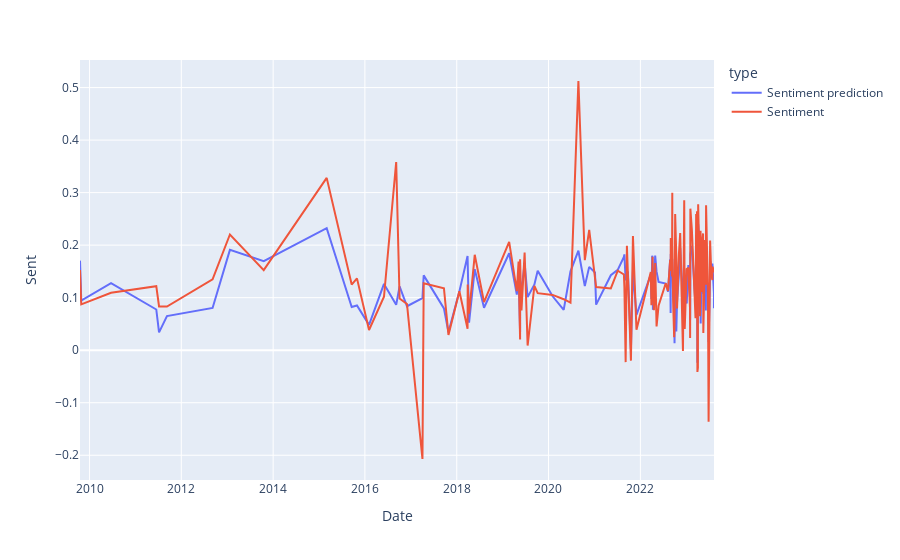
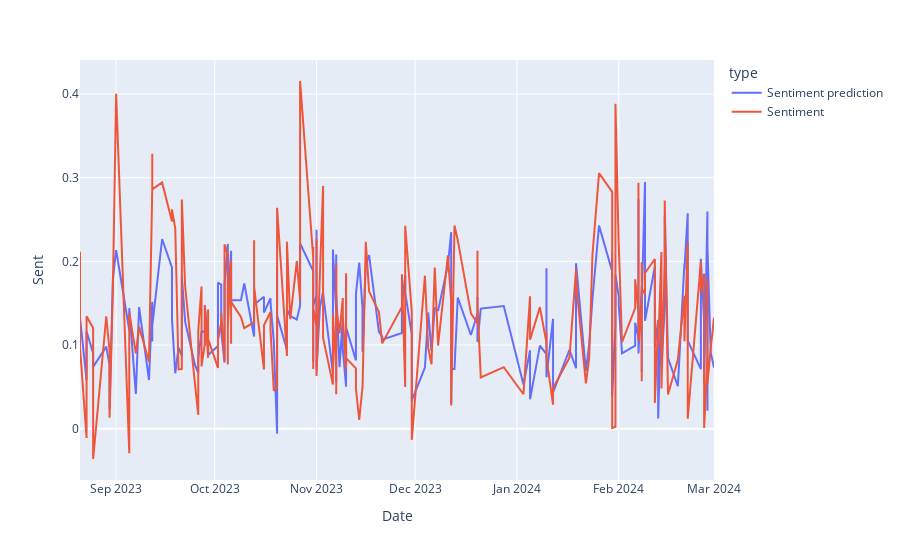
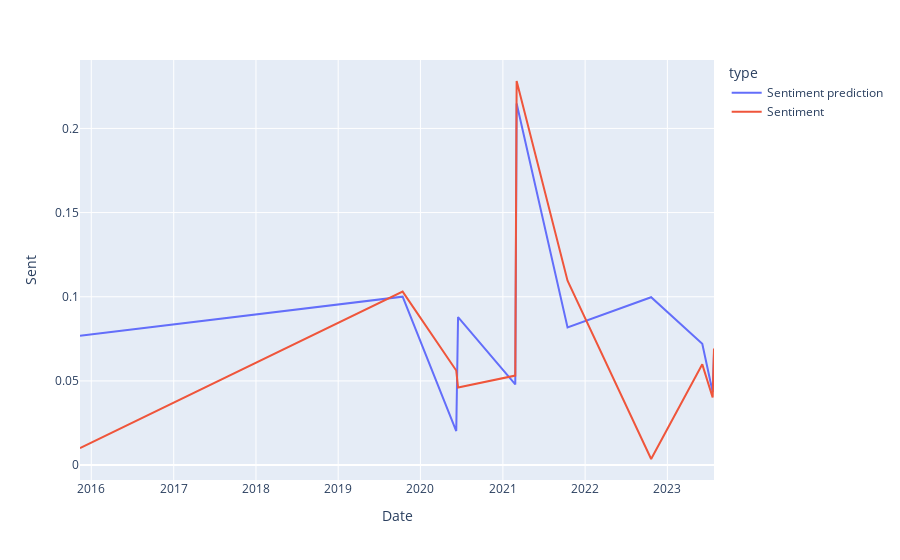
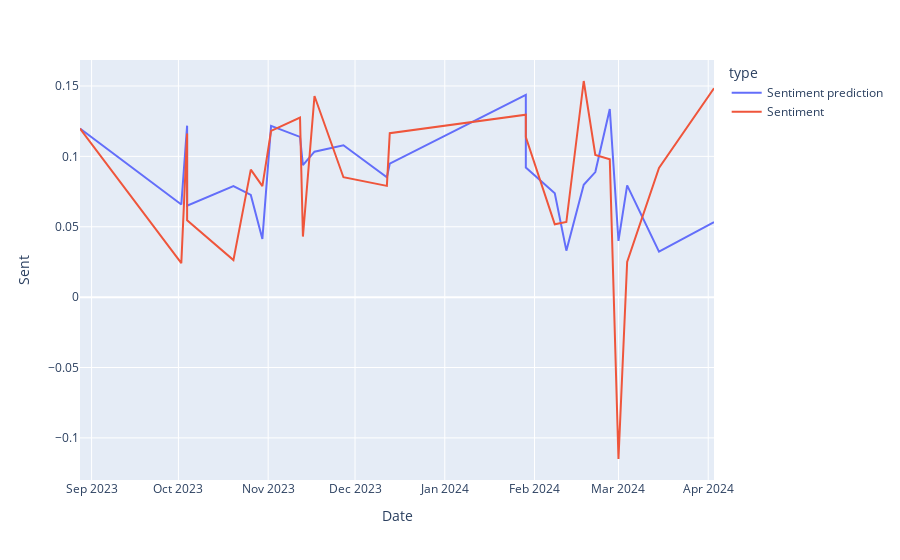

Notebook code for these charts, in order:
### Code cell
#print(pred_eval)
#print(pred_eval.columns)
for i in publisher_map:
    #if publisher_map.get(i) not in pred_eval["Publisher_Id"]:
    #    print("There are no articles from", i,"in the testing set")
    #    continue
    print("######## Publisher:", i,"###########\n")
    publish_eval = pd.DataFrame(columns=['year', 'month','day', 'neg', 'neu', 'pos', 'compound', 'Subjectivity', 'Topic_Prob', 'Publisher_Id', "Sentiment prediction", "Date", "Sentiment", "Article"])
    index = 0
    for index, row in pred_eval.iterrows():
        #print(row["Publisher_Id"])
        if row['Publisher_Id'] == publisher_map.get(i):
            publish_eval.loc[index] = row
            index += 1



    if not publish_eval.empty:
        print(len(publish_eval), "Articles in Topic", inp, "for publisher", i, "in testing set.")
        print("TESTING SCORES FOR PUBLISHER:", i)
        mae = mean_absolute_error(publish_eval["Sentiment"], publish_eval['Sentiment prediction'])
        #print('Mean Absolute Error:', mae)
        
        mse = mean_squared_error(publish_eval["Sentiment"], publish_eval['Sentiment prediction'])
        #print('Mean Squared Error:', mse)
        rmse = root_mean_squared_error(publish_eval["Sentiment"], publish_eval['Sentiment prediction'])
        #print('Root Mean Squared Error:', rmse)
        
        r2 = r2_score(publish_eval["Sentiment"], publish_eval["Sentiment prediction"])
        #print('R2 Score:', r2)
        # Plotting
        fig, ax = plt.subplots()
        
        # Data for plotting
        metrics = ['MAE', 'MSE', 'R2 Score']
        values = [mae, mse, r2]
        
        # Plot histogram
        bars = ax.bar(metrics, values, color=['blue', 'green', 'red'])
        
        # Add values on top of bars
        for bar in bars:
            yval = bar.get_height()
            ax.text(bar.get_x() + bar.get_width()/2, yval, round(yval, 4), va='bottom')
        
        # Add title and labels
        ax.set_title('Validation Metrics Comparison')
        ax.set_ylabel('Value')
        ax.set_ylim(0, 1)
        # Show plot
        plt.show()
        print("MAE: MEAN ABSOLUTE ERROR\nMSE: MEAN SQUARED ERROR\nR2 SCORE: COEFFICIENT OF DETERMINATION")
                
        print("\nFeature Vector with all Features\n\nPrediction of the Testing Set")
        pred_vis = publish_eval.melt(id_vars = ["Date"], value_vars = ["Sentiment prediction", "Sentiment"],var_name = "type", value_name = "Sent")
        
        fig = px.line(pred_vis, x = "Date", y = "Sent", color = "type", )
        fig.show()
    else:
        print("There were no articles from", i, "in the testing set")
    
    publish_valid = pd.DataFrame(columns=['year', 'month','day', 'neg', 'neu', 'pos', 'compound', 'Subjectivity', 'Topic_Prob', 'Publisher_Id', "Sentiment prediction", "Date", "Sentiment", "Article"])
    index = 0

    
    for index, row in pred_valid.iterrows():
        #print(row["Publisher_Id"])
        if row['Publisher_Id'] == publisher_map.get(i):
            publish_valid.loc[index] = row
            index += 1


    if not publish_valid.empty:
        
        print(len(publish_valid), "Articles in Topic", inp, "for publisher", i, "in validation set.")
        print("\n\nVALIDATION SCORES FOR PUBLISHER:", i)
        mae = mean_absolute_error(publish_valid["Sentiment"], publish_valid['Sentiment prediction'])
        #print('Mean Absolute Error:', mae)
        
        mse = mean_squared_error(publish_valid["Sentiment"], publish_valid['Sentiment prediction'])
        #print('Mean Squared Error:', mse)
        rmse = root_mean_squared_error(publish_valid["Sentiment"], publish_valid['Sentiment prediction'])
        #print('Root Mean Squared Error:', rmse)
        
        r2 = r2_score(publish_valid["Sentiment"], publish_valid["Sentiment prediction"])
        #print('R2 Score:', r2,'\n\n')
        # Plotting
        fig, ax = plt.subplots()
        
        # Data for plotting
        metrics = ['MAE', 'MSE', 'R2 Score']
        values = [mae, mse, r2]
        
        # Plot histogram
        bars = ax.bar(metrics, values, color=['blue', 'green', 'red'])
        
        # Add values on top of bars
        for bar in bars:
            yval = bar.get_height()
            ax.text(bar.get_x() + bar.get_width()/2, yval, round(yval, 4), va='bottom')
        
        # Add title and labels
        ax.set_title('Validation Metrics Comparison')
        ax.set_ylabel('Value')
        ax.set_ylim(0, 1)
        # Show plot
        plt.show()
        print("MAE: MEAN ABSOLUTE ERROR\nMSE: MEAN SQUARED ERROR\nR2 SCORE: COEFFICIENT OF DETERMINATION")
        
        print("\nFeature Vector with all Features\n\nPrediction of the Validation Set")
        pred_vis = publish_valid.melt(id_vars = ["Date"], value_vars = ["Sentiment prediction", "Sentiment"],var_name = "type", value_name = "Sent")
        
        fig = px.line(pred_vis, x = "Date", y = "Sent", color = "type", )
        fig.show()

    else:
        print("There were no articles from", i, "in the validation set")
    
    #print(pred_valid.shape[0], x_valid.shape[1])

### Figure 1 — Plotly figure (JSON) as saved in the notebook; plotly's stock layout.template omitted (floating-point values rounded to 4 significant figures)
{"data": [{"hovertemplate": "type=Sentiment prediction<br>Date=%{x}<br>Sent=%{y}<extra></extra>", "legendgroup": "Sentiment prediction", "line": {"color": "#636efa", "dash": "solid"}, "marker": {"symbol": "circle"}, "mode": "lines", "name": "Sentiment prediction", "orientation": "v", "showlegend": true, "type": "scatter", "x": ["2009-10-17T00:00:00", "2009-10-27T00:00:00", "2010-06-21T00:00:00", "2011-06-16T00:00:00", "2011-07-08T00:00:00", "2011-09-09T00:00:00", "2012-09-06T00:00:00", "2013-01-22T00:00:00", "2013-10-18T00:00:00", "2015-03-03T00:00:00", "2015-09-18T00:00:00", "2015-10-30T00:00:00", "2016-02-03T00:00:00", "2016-06-01T00:00:00", "2016-09-06T00:00:00", "2016-10-03T00:00:00", "2016-12-01T00:00:00", "2017-04-03T00:00:00", "2017-04-13T00:00:00", "2017-09-21T00:00:00", "2017-10-27T00:00:00", "2018-01-22T00:00:00", "2018-03-28T00:00:00", "2018-03-29T00:00:00", "2018-04-09T00:00:00", "2018-05-24T00:00:00", "2018-08-06T00:00:00", "2019-02-22T00:00:00", "2019-04-24T00:00:00", "2019-05-08T00:00:00", "2019-05-20T00:00:00", "2019-05-20T00:00:00", "2019-05-31T00:00:00", "2019-06-25T00:00:00", "2019-07-19T00:00:00", "2019-09-11T00:00:00", "2019-10-07T00:00:00", "2020-02-03T00:00:00", "2020-05-01T00:00:00", "2020-06-24T00:00:00", "2020-08-26T00:00:00", "2020-10-16T00:00:00", "2020-11-20T00:00:00", "2021-01-05T00:00:00", "2021-01-14T00:00:00", "2021-05-11T00:00:00", "2021-07-05T00:00:00", "2021-08-23T00:00:00", "2021-08-27T00:00:00", "2021-09-06T00:00:00", "2021-09-16T00:00:00", "2021-09-24T00:00:00", "2021-09-29T00:00:00", "2021-10-18T00:00:00", "2021-11-03T00:00:00", "2021-12-01T00:00:00", "2022-03-25T00:00:00", "2022-03-30T00:00:00", "2022-04-05T00:00:00", "2022-04-08T00:00:00", "2022-04-11T00:00:00", "2022-04-19T00:00:00", "2022-04-29T00:00:00", "2022-05-10T00:00:00", "2022-05-26T00:00:00", "2022-07-22T00:00:00", "2022-08-09T00:00:00", "2022-08-26T00:00:00", "2022-08-30T00:00:00", "2022-08-31T00:00:00", "2022-09-02T00:00:00", "2022-09-09T00:00:00", "2022-09-10T00:00:00", "2022-09-12T00:00:00", "2022-09-12T00:00:00", "2022-09-19T00:00:00", "2022-09-27T00:00:00", "2022-09-30T00:00:00", "2022-10-05T00:00:00", "2022-10-14T00:00:00", "2022-10-20T00:00:00", "2022-11-04T00:00:00", "2022-11-14T00:00:00", "2022-12-06T00:00:00", "2022-12-16T00:00:00", "2022-12-20T00:00:00", "2023-01-05T00:00:00", "2023-01-18T00:00:00", "2023-01-31T00:00:00", "2023-02-01T00:00:00", "2023-02-03T00:00:00", "2023-02-15T00:00:00", "2023-03-16T00:00:00", "2023-03-21T00:00:00", "2023-03-26T00:00:00", "2023-03-28T00:00:00", "2023-03-30T00:00:00", "2023-03-31T00:00:00", "2023-03-31T00:00:00", "2023-04-04T00:00:00", "2023-04-04T00:00:00", "2023-04-06T00:00:00", "2023-04-17T00:00:00", "2023-04-21T00:00:00", "2023-04-25T00:00:00", "2023-04-26T00:00:00", "2023-05-03T00:00:00", "2023-05-07T00:00:00", "2023-05-15T00:00:00", "2023-05-16T00:00:00", "2023-05-17T00:00:00", "2023-05-31T00:00:00", "2023-05-31T00:00:00", "2023-06-06T00:00:00", "2023-06-08T00:00:00", "2023-06-23T00:00:00", "2023-06-28T00:00:00", "2023-07-05T00:00:00", "2023-07-10T00:00:00", "2023-07-12T00:00:00", "2023-07-19T00:00:00", "2023-07-28T00:00:00", "2023-07-28T00:00:00", "2023-08-10T00:00:00", "2023-08-10T00:00:00"], "xaxis": "x", "y": [0.1705, 0.09449, 0.1275, 0.0775, 0.03388, 0.06488, 0.08044, 0.191, 0.1693, 0.2322, 0.08232, 0.08524, 0.04816, 0.1262, 0.0864, 0.1215, 0.0837, 0.0991, 0.1424, 0.07952, 0.03426, 0.112, 0.1794, 0.1712, 0.05223, 0.1543, 0.08077, 0.1846, 0.1059, 0.1504, 0.03393, 0.1322, 0.1132, 0.1664, 0.101, 0.1253, 0.1513, 0.1026, 0.07679, 0.1501, 0.1894, 0.122, 0.1587, 0.148, 0.08683, 0.1428, 0.153, 0.1774, 0.1824, 0.1329, 0.1491, 0.1484, 0.1126, 0.0023, 0.152, 0.06739, 0.1439, 0.09774, 0.18, 0.1773, 0.07679, 0.1284, 0.1801, 0.1494, 0.13, 0.1268, 0.1113, 0.1731, 0.07102, 0.1831, 0.1625, 0.155, 0.1474, 0.1728, 0.1743, 0.1026, 0.08822, 0.01319, 0.1753, 0.03543, 0.09173, 0.1454, 0.1946, 0.09568, 0.1531, 0.1045, 0.08904, 0.1623, 0.09815, 0.058, 0.1824, 0.1987, 0.08539, 0.1873, 0.1878, 0.2079, 0.03337, 0.09538, -0.02383, 0.1077, 0.148, 0.2401, 0.2031, 0.09788, 0.1826, 0.05088, 0.1608, 0.2034, 0.1361, 0.1759, 0.1073, 0.1709, 0.1934, 0.0754, 0.1397, 0.1135, 0.01566, 0.1342, 0.1431, 0.1694, 0.149, 0.1589, 0.165, 0.1081, 0.07996], "yaxis": "y"}, {"hovertemplate": "type=Sentiment<br>Date=%{x}<br>Sent=%{y}<extra></extra>", "legendgroup": "Sentiment", "line": {"color": "#EF553B", "dash": "solid"}, "marker": {"symbol": "circle"}, "mode": "lines", "name": "Sentiment", "orientation": "v", "showlegend": true, "type": "scatter", "x": ["2009-10-17T00:00:00", "2009-10-27T00:00:00", "2010-06-21T00:00:00", "2011-06-16T00:00:00", "2011-07-08T00:00:00", "2011-09-09T00:00:00", "2012-09-06T00:00:00", "2013-01-22T00:00:00", "2013-10-18T00:00:00", "2015-03-03T00:00:00", "2015-09-18T00:00:00", "2015-10-30T00:00:00", "2016-02-03T00:00:00", "2016-06-01T00:00:00", "2016-09-06T00:00:00", "2016-10-03T00:00:00", "2016-12-01T00:00:00", "2017-04-03T00:00:00", "2017-04-13T00:00:00", "2017-09-21T00:00:00", "2017-10-27T00:00:00", "2018-01-22T00:00:00", "2018-03-28T00:00:00", "2018-03-29T00:00:00", "2018-04-09T00:00:00", "2018-05-24T00:00:00", "2018-08-06T00:00:00", "2019-02-22T00:00:00", "2019-04-24T00:00:00", "2019-05-08T00:00:00", "2019-05-20T00:00:00", "2019-05-20T00:00:00", "2019-05-31T00:00:00", "2019-06-25T00:00:00", "2019-07-19T00:00:00", "2019-09-11T00:00:00", "2019-10-07T00:00:00", "2020-02-03T00:00:00", "2020-05-01T00:00:00", "2020-06-24T00:00:00", "2020-08-26T00:00:00", "2020-10-16T00:00:00", "2020-11-20T00:00:00", "2021-01-05T00:00:00", "2021-01-14T00:00:00", "2021-05-11T00:00:00", "2021-07-05T00:00:00", "2021-08-23T00:00:00", "2021-08-27T00:00:00", "2021-09-06T00:00:00", "2021-09-16T00:00:00", "2021-09-24T00:00:00", "2021-09-29T00:00:00", "2021-10-18T00:00:00", "2021-11-03T00:00:00", "2021-12-01T00:00:00", "2022-03-25T00:00:00", "2022-03-30T00:00:00", "2022-04-05T00:00:00", "2022-04-08T00:00:00", "2022-04-11T00:00:00", "2022-04-19T00:00:00", "2022-04-29T00:00:00", "2022-05-10T00:00:00", "2022-05-26T00:00:00", "2022-07-22T00:00:00", "2022-08-09T00:00:00", "2022-08-26T00:00:00", "2022-08-30T00:00:00", "2022-08-31T00:00:00", "2022-09-02T00:00:00", "2022-09-09T00:00:00", "2022-09-10T00:00:00", "2022-09-12T00:00:00", "2022-09-12T00:00:00", "2022-09-19T00:00:00", "2022-09-27T00:00:00", "2022-09-30T00:00:00", "2022-10-05T00:00:00", "2022-10-14T00:00:00", "2022-10-20T00:00:00", "2022-11-04T00:00:00", "2022-11-14T00:00:00", "2022-12-06T00:00:00", "2022-12-16T00:00:00", "2022-12-20T00:00:00", "2023-01-05T00:00:00", "2023-01-18T00:00:00", "2023-01-31T00:00:00", "2023-02-01T00:00:00", "2023-02-03T00:00:00", "2023-02-15T00:00:00", "2023-03-16T00:00:00", "2023-03-21T00:00:00", "2023-03-26T00:00:00", "2023-03-28T00:00:00", "2023-03-30T00:00:00", "2023-03-31T00:00:00", "2023-03-31T00:00:00", "2023-04-04T00:00:00", "2023-04-04T00:00:00", "2023-04-06T00:00:00", "2023-04-17T00:00:00", "2023-04-21T00:00:00", "2023-04-25T00:00:00", "2023-04-26T00:00:00", "2023-05-03T00:00:00", "2023-05-07T00:00:00", "2023-05-15T00:00:00", "2023-05-16T00:00:00", "2023-05-17T00:00:00", "2023-05-31T00:00:00", "2023-05-31T00:00:00", "2023-06-06T00:00:00", "2023-06-08T00:00:00", "2023-06-23T00:00:00", "2023-06-28T00:00:00", "2023-07-05T00:00:00", "2023-07-10T00:00:00", "2023-07-12T00:00:00", "2023-07-19T00:00:00", "2023-07-28T00:00:00", "2023-07-28T00:00:00", "2023-08-10T00:00:00", "2023-08-10T00:00:00"], "xaxis": "x", "y": [0.1525, 0.0872, 0.1092, 0.1219, 0.08333, 0.08309, 0.1348, 0.2203, 0.1524, 0.3281, 0.125, 0.1367, 0.03844, 0.1018, 0.3583, 0.09833, 0.08788, -0.2071, 0.1272, 0.1178, 0.0291, 0.1121, 0.04076, 0.125, 0.06956, 0.1816, 0.09144, 0.2062, 0.1125, 0.169, 0.02053, 0.1733, 0.07558, 0.1861, 0.008814, 0.1226, 0.1086, 0.1053, 0.09702, 0.09054, 0.5125, 0.1713, 0.229, 0.1466, 0.1201, 0.1177, 0.1514, 0.1441, 0.1192, -0.02268, 0.1989, 0.1447, 0.1133, -0.01987, 0.2173, 0.03912, 0.1488, 0.0857, 0.1374, 0.178, 0.1232, 0.07619, 0.1659, 0.04527, 0.08472, 0.1275, 0.1129, 0.1715, 0.1509, 0.2137, 0.1636, 0.1913, 0.1401, 0.2999, 0.2129, 0.08978, 0.02467, 0.05, 0.2594, 0.1794, 0.07941, 0.1838, 0.2232, -0.001448, 0.2853, 0.0406, 0.1546, 0.1568, 0.0797, 0.02315, 0.2695, 0.2294, 0.06089, 0.2591, 0.2161, 0.2644, 0.1412, 0.04352, -0.04136, -0.03341, 0.128, 0.2779, 0.1491, 0.06451, 0.2273, 0.1256, 0.111, 0.2057, 0.2223, 0.1515, 0.03261, 0.1982, 0.2096, 0.1244, 0.2761, 0.1054, -0.1361, 0.1453, 0.2088, 0.1947, 0.1448, 0.1337, 0.1588, 0.152, 0.1479], "yaxis": "y"}], "layout": {"autosize": true, "legend": {"title": {"text": "type"}, "tracegroupgap": 0}, "margin": {"t": 60}, "xaxis": {"anchor": "y", "autorange": true, "domain": [0, 1], "range": ["2009-10-17", "2023-08-10"], "title": {"text": "Date"}, "type": "date"}, "yaxis": {"anchor": "x", "autorange": true, "domain": [0, 1], "range": [-0.2471, 0.5525], "title": {"text": "Sent"}, "type": "linear"}}}

### Figure 2 — Plotly figure (JSON) as saved in the notebook; plotly's stock layout.template omitted (floating-point values rounded to 4 significant figures; data arrays with more than 128 entries replaced by an {"elided": "..."} marker saying what was removed)
{"data": [{"hovertemplate": "type=Sentiment prediction<br>Date=%{x}<br>Sent=%{y}<extra></extra>", "legendgroup": "Sentiment prediction", "line": {"color": "#636efa", "dash": "solid"}, "marker": {"symbol": "circle"}, "mode": "lines", "name": "Sentiment prediction", "orientation": "v", "showlegend": true, "type": "scatter", "x": {"elided": "196 str values"}, "xaxis": "x", "y": {"elided": "196 float values"}, "yaxis": "y"}, {"hovertemplate": "type=Sentiment<br>Date=%{x}<br>Sent=%{y}<extra></extra>", "legendgroup": "Sentiment", "line": {"color": "#EF553B", "dash": "solid"}, "marker": {"symbol": "circle"}, "mode": "lines", "name": "Sentiment", "orientation": "v", "showlegend": true, "type": "scatter", "x": {"elided": "196 str values"}, "xaxis": "x", "y": {"elided": "196 float values"}, "yaxis": "y"}], "layout": {"autosize": true, "legend": {"title": {"text": "type"}, "tracegroupgap": 0}, "margin": {"t": 60}, "xaxis": {"anchor": "y", "autorange": true, "domain": [0, 1], "range": ["2023-08-21", "2024-03-01"], "title": {"text": "Date"}, "type": "date"}, "yaxis": {"anchor": "x", "autorange": true, "domain": [0, 1], "range": [-0.06128, 0.4407], "title": {"text": "Sent"}, "type": "linear"}}}

### Figure 3 — Plotly figure (JSON) as saved in the notebook; plotly's stock layout.template omitted (floating-point values rounded to 4 significant figures)
{"data": [{"hovertemplate": "type=Sentiment prediction<br>Date=%{x}<br>Sent=%{y}<extra></extra>", "legendgroup": "Sentiment prediction", "line": {"color": "#636efa", "dash": "solid"}, "marker": {"symbol": "circle"}, "mode": "lines", "name": "Sentiment prediction", "orientation": "v", "showlegend": true, "type": "scatter", "x": ["2015-11-12T00:00:00", "2019-10-14T00:00:00", "2020-06-08T00:00:00", "2020-06-16T00:00:00", "2021-02-25T00:00:00", "2021-03-03T00:00:00", "2021-10-15T00:00:00", "2022-10-21T00:00:00", "2023-06-05T00:00:00", "2023-07-21T00:00:00", "2023-07-27T00:00:00"], "xaxis": "x", "y": [0.07685, 0.1, 0.02022, 0.08794, 0.04789, 0.2148, 0.08174, 0.0997, 0.07203, 0.04346, 0.06626], "yaxis": "y"}, {"hovertemplate": "type=Sentiment<br>Date=%{x}<br>Sent=%{y}<extra></extra>", "legendgroup": "Sentiment", "line": {"color": "#EF553B", "dash": "solid"}, "marker": {"symbol": "circle"}, "mode": "lines", "name": "Sentiment", "orientation": "v", "showlegend": true, "type": "scatter", "x": ["2015-11-12T00:00:00", "2019-10-14T00:00:00", "2020-06-08T00:00:00", "2020-06-16T00:00:00", "2021-02-25T00:00:00", "2021-03-03T00:00:00", "2021-10-15T00:00:00", "2022-10-21T00:00:00", "2023-06-05T00:00:00", "2023-07-21T00:00:00", "2023-07-27T00:00:00"], "xaxis": "x", "y": [0.01002, 0.1031, 0.05616, 0.04611, 0.05316, 0.2282, 0.1095, 0.003606, 0.05984, 0.04014, 0.06926], "yaxis": "y"}], "layout": {"autosize": true, "legend": {"title": {"text": "type"}, "tracegroupgap": 0}, "margin": {"t": 60}, "xaxis": {"anchor": "y", "autorange": true, "domain": [0, 1], "range": ["2015-11-12", "2023-07-27"], "title": {"text": "Date"}, "type": "date"}, "yaxis": {"anchor": "x", "autorange": true, "domain": [0, 1], "range": [-0.00887, 0.2407], "title": {"text": "Sent"}, "type": "linear"}}}

### Figure 4 — Plotly figure (JSON) as saved in the notebook; plotly's stock layout.template omitted (floating-point values rounded to 4 significant figures)
{"data": [{"hovertemplate": "type=Sentiment prediction<br>Date=%{x}<br>Sent=%{y}<extra></extra>", "legendgroup": "Sentiment prediction", "line": {"color": "#636efa", "dash": "solid"}, "marker": {"symbol": "circle"}, "mode": "lines", "name": "Sentiment prediction", "orientation": "v", "showlegend": true, "type": "scatter", "x": ["2023-08-28T00:00:00", "2023-10-02T00:00:00", "2023-10-04T00:00:00", "2023-10-04T00:00:00", "2023-10-20T00:00:00", "2023-10-26T00:00:00", "2023-10-30T00:00:00", "2023-11-02T00:00:00", "2023-11-12T00:00:00", "2023-11-13T00:00:00", "2023-11-17T00:00:00", "2023-11-27T00:00:00", "2023-12-12T00:00:00", "2023-12-13T00:00:00", "2024-01-29T00:00:00", "2024-01-29T00:00:00", "2024-02-08T00:00:00", "2024-02-12T00:00:00", "2024-02-18T00:00:00", "2024-02-22T00:00:00", "2024-02-27T00:00:00", "2024-03-01T00:00:00", "2024-03-04T00:00:00", "2024-03-15T00:00:00", "2024-04-03T00:00:00"], "xaxis": "x", "y": [0.1198, 0.06577, 0.1218, 0.06495, 0.07882, 0.07264, 0.0413, 0.1216, 0.1138, 0.09374, 0.1033, 0.1079, 0.08518, 0.09477, 0.1437, 0.09203, 0.07372, 0.03302, 0.07977, 0.08885, 0.1336, 0.03989, 0.07937, 0.0323, 0.05329], "yaxis": "y"}, {"hovertemplate": "type=Sentiment<br>Date=%{x}<br>Sent=%{y}<extra></extra>", "legendgroup": "Sentiment", "line": {"color": "#EF553B", "dash": "solid"}, "marker": {"symbol": "circle"}, "mode": "lines", "name": "Sentiment", "orientation": "v", "showlegend": true, "type": "scatter", "x": ["2023-08-28T00:00:00", "2023-10-02T00:00:00", "2023-10-04T00:00:00", "2023-10-04T00:00:00", "2023-10-20T00:00:00", "2023-10-26T00:00:00", "2023-10-30T00:00:00", "2023-11-02T00:00:00", "2023-11-12T00:00:00", "2023-11-13T00:00:00", "2023-11-17T00:00:00", "2023-11-27T00:00:00", "2023-12-12T00:00:00", "2023-12-13T00:00:00", "2024-01-29T00:00:00", "2024-01-29T00:00:00", "2024-02-08T00:00:00", "2024-02-12T00:00:00", "2024-02-18T00:00:00", "2024-02-22T00:00:00", "2024-02-27T00:00:00", "2024-03-01T00:00:00", "2024-03-04T00:00:00", "2024-03-15T00:00:00", "2024-04-03T00:00:00"], "xaxis": "x", "y": [0.1197, 0.02417, 0.1162, 0.05466, 0.02629, 0.09057, 0.07888, 0.1181, 0.1276, 0.04302, 0.1429, 0.08518, 0.07904, 0.1165, 0.1296, 0.1137, 0.05176, 0.05336, 0.1535, 0.101, 0.09792, -0.115, 0.025, 0.09176, 0.1483], "yaxis": "y"}], "layout": {"autosize": true, "legend": {"title": {"text": "type"}, "tracegroupgap": 0}, "margin": {"t": 60}, "xaxis": {"anchor": "y", "autorange": true, "domain": [0, 1], "range": ["2023-08-28", "2024-04-03"], "title": {"text": "Date"}, "type": "date"}, "yaxis": {"anchor": "x", "autorange": true, "domain": [0, 1], "range": [-0.1299, 0.1685], "title": {"text": "Sent"}, "type": "linear"}}}
